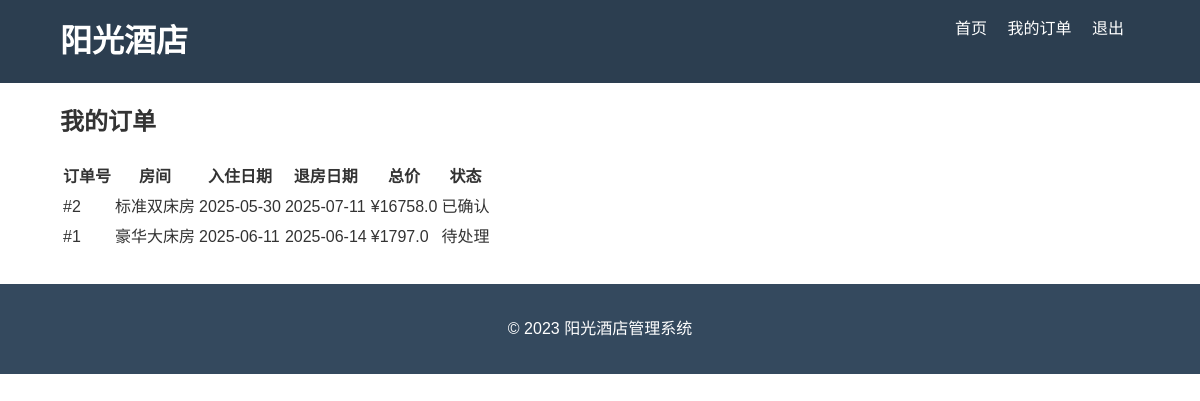
Page /my-orders (signed in) on the committed database.
### models.py (models this page shows)
class Order(db.Model):
    id = db.Column(db.Integer, primary_key=True)
    room_id = db.Column(db.Integer, db.ForeignKey('room.id'), nullable=False)
    user_id = db.Column(db.Integer, db.ForeignKey('user.id'), nullable=False)
    check_in = db.Column(db.DateTime, nullable=False)
    check_out = db.Column(db.DateTime, nullable=False)
    total_price = db.Column(db.Float, nullable=False)
    status = db.Column(db.String(20), default='待处理')
    created_at = db.Column(db.DateTime, default=datetime.utcnow)

class Room(db.Model):
    id = db.Column(db.Integer, primary_key=True)
    name = db.Column(db.String(80), unique=True, nullable=False)
    price = db.Column(db.Float, nullable=False)
    description = db.Column(db.Text)
    image = db.Column(db.String(120), default='default.jpg')
    status = db.Column(db.String(20), default='available')
    type = db.Column(db.String(50), nullable=False)
    capacity = db.Column(db.Integer, nullable=False)
    created_at = db.Column(db.DateTime, default=datetime.utcnow)
    orders = db.relationship('Order', backref='room', lazy=True)
    comments = db.relationship('Comment', backref='room', lazy=True)

### app.py (the view)
@app.route('/my-orders')
@login_required
def my_orders():
    orders = Order.query.filter_by(user_id=session['user_id']).order_by(Order.created_at.desc()).all()
    return render_template('front/orders.html', orders=orders)

### app.py (called while the page is built)
def login_required(f):
    @wraps(f)
    def decorated_function(*args, **kwargs):
        if 'user_id' not in session:
            flash('请先登录', 'danger')
            return redirect(url_for('login'))
        return f(*args, **kwargs)
    return decorated_function

### templates/front/orders.html (shortened to what this page needs)
{% extends "front/base.html" %}
{% block content %}
<h2>我的订单</h2>
{% if orders %}
<table class="orders-table">
    <thead>
        <tr>
            <th>订单号</th>
            <th>房间</th>
            <th>入住日期</th>
            <th>退房日期</th>
            <th>总价</th>
            <th>状态</th>
        </tr>
    </thead>
    <tbody>
        {% for order in orders %}
        <tr>
            <td>#{{ order.id }}</td>
            <td>{{ order.room.name }}</td>
            <td>{{ order.check_in.strftime('%Y-%m-%d') }}</td>
            <td>{{ order.check_out.strftime('%Y-%m-%d') }}</td>
            <td>¥{{ order.total_price }}</td>
            <td>{{ order.status }}</td>
        </tr>
        {% endfor %}
    </tbody>
</table>
{% else %}
<p>您还没有任何订单</p>
{% endif %}
{% endblock %}

### static/css/style.css (style rules this page uses)
body { font-family: 'Arial', sans-serif; line-height: 1.6; margin: 0; padding: 0; color: #333; }

### rows in the picture
Order: id "2", room.name "标准双床房", check_in "2025-05-30", check_out "2025-07-11", total_price "16758.0", status "已确认"
Order: id "1", room.name "豪华大床房", check_in "2025-06-11", check_out "2025-06-14", total_price "1797.0", status "待处理"
